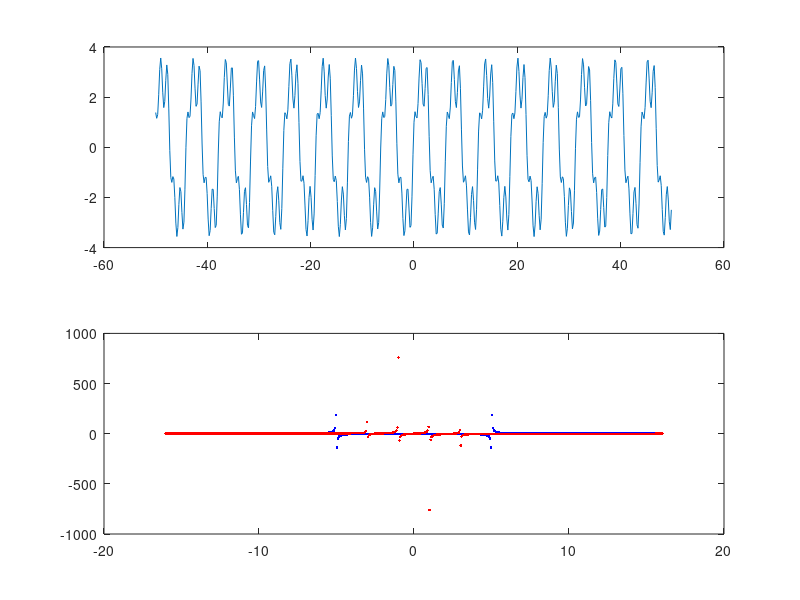

This figure's MATLAB source:
%% Trial FFT solver to check scaling, wavenumbers.

Lx = 50;
Nx = 2^9;

x = (2*Lx/Nx)*(-Nx/2:Nx/2-1)';
k = (pi/Lx)*[0:Nx/2-1 0 -Nx/2+1:-1]';

y = 3*sin(x) + 1/2*sin(3*x) + cos(5*x);
yhat = fft(y);

figure(1);
    subplot(2,1,1);
        plot(x,y);
	subplot(2,1,2);
        plot(k,real(yhat),'b.',...
             k,imag(yhat),'r.');